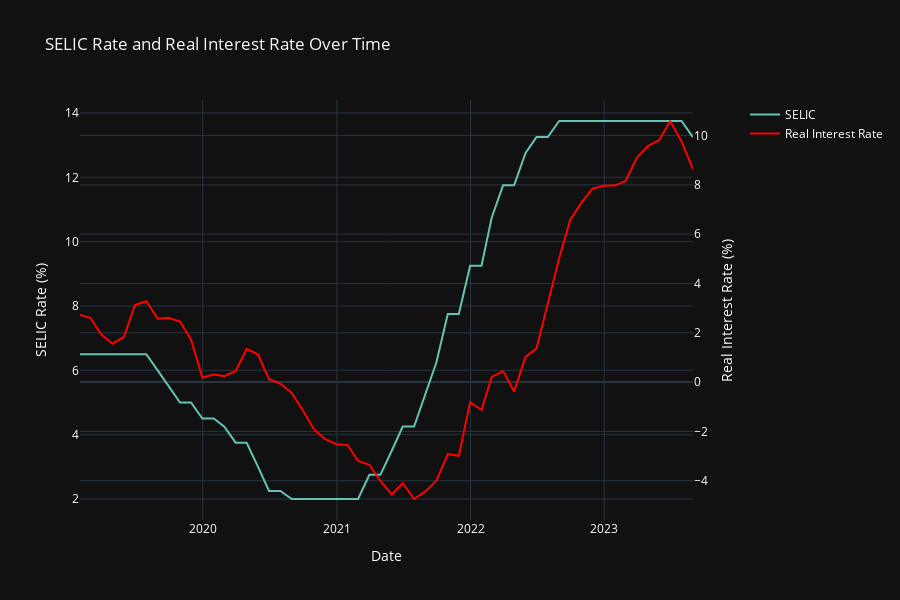

The notebook cell saved with this chart:
### Markdown cell above
#### Taxa SELIC e Taxa de Juros Real:

### Code cell
df = df_macroeconomic_book
fig_selic = sp.make_subplots(specs=[[{"secondary_y": True}]])

fig_selic.add_trace(go.Scatter(x=df['date'], y=df['selic'], name='SELIC', line=dict(color='rgb(100, 195, 181)')), secondary_y=False)
fig_selic.add_trace(go.Scatter(x=df['date'], y=df['real_interest_rate'], name='Real Interest Rate', line=dict(color='rgb(255, 0, 0)')), secondary_y=True)

fig_selic.update_layout(title_text='SELIC Rate and Real Interest Rate Over Time', template='plotly_dark', legend=dict(font=dict(color='white')), height=600)

fig_selic.update_xaxes(title='Date', title_font=dict(color='white'), tickfont=dict(color='white'))
fig_selic.update_yaxes(title='SELIC Rate (%)', secondary_y=False, title_font=dict(color='white'), tickfont=dict(color='white'))
fig_selic.update_yaxes(title='Real Interest Rate (%)', secondary_y=True, title_font=dict(color='white'), tickfont=dict(color='white'))

fig_selic.show()

### Figure 1 — Plotly figure (JSON) as saved in the notebook; plotly's stock layout.template omitted (floating-point values rounded to 4 significant figures)
{"data": [{"line": {"color": "rgb(100, 195, 181)"}, "name": "SELIC", "type": "scatter", "x": ["2019-01-31", "2019-02-28", "2019-03-31", "2019-04-30", "2019-05-31", "2019-06-30", "2019-07-31", "2019-08-31", "2019-09-30", "2019-10-31", "2019-11-30", "2019-12-31", "2020-01-31", "2020-02-29", "2020-03-31", "2020-04-30", "2020-05-31", "2020-06-30", "2020-07-31", "2020-08-31", "2020-09-30", "2020-10-31", "2020-11-30", "2020-12-31", "2021-01-31", "2021-02-28", "2021-03-31", "2021-04-30", "2021-05-31", "2021-06-30", "2021-07-31", "2021-08-31", "2021-09-30", "2021-10-31", "2021-11-30", "2021-12-31", "2022-01-31", "2022-02-28", "2022-03-31", "2022-04-30", "2022-05-31", "2022-06-30", "2022-07-31", "2022-08-31", "2022-09-30", "2022-10-31", "2022-11-30", "2022-12-31", "2023-01-31", "2023-02-28", "2023-03-31", "2023-04-30", "2023-05-31", "2023-06-30", "2023-07-31", "2023-08-31"], "xaxis": "x", "y": [6.5, 6.5, 6.5, 6.5, 6.5, 6.5, 6.5, 6, 5.5, 5, 5, 4.5, 4.5, 4.25, 3.75, 3.75, 3, 2.25, 2.25, 2, 2, 2, 2, 2, 2, 2, 2.75, 2.75, 3.5, 4.25, 4.25, 5.25, 6.25, 7.75, 7.75, 9.25, 9.25, 10.75, 11.75, 11.75, 12.75, 13.25, 13.25, 13.75, 13.75, 13.75, 13.75, 13.75, 13.75, 13.75, 13.75, 13.75, 13.75, 13.75, 13.75, 13.25], "yaxis": "y"}, {"line": {"color": "rgb(255, 0, 0)"}, "name": "Real Interest Rate", "type": "scatter", "x": ["2019-01-31", "2019-02-28", "2019-03-31", "2019-04-30", "2019-05-31", "2019-06-30", "2019-07-31", "2019-08-31", "2019-09-30", "2019-10-31", "2019-11-30", "2019-12-31", "2020-01-31", "2020-02-29", "2020-03-31", "2020-04-30", "2020-05-31", "2020-06-30", "2020-07-31", "2020-08-31", "2020-09-30", "2020-10-31", "2020-11-30", "2020-12-31", "2021-01-31", "2021-02-28", "2021-03-31", "2021-04-30", "2021-05-31", "2021-06-30", "2021-07-31", "2021-08-31", "2021-09-30", "2021-10-31", "2021-11-30", "2021-12-31", "2022-01-31", "2022-02-28", "2022-03-31", "2022-04-30", "2022-05-31", "2022-06-30", "2022-07-31", "2022-08-31", "2022-09-30", "2022-10-31", "2022-11-30", "2022-12-31", "2023-01-31", "2023-02-28", "2023-03-31", "2023-04-30", "2023-05-31", "2023-06-30", "2023-07-31", "2023-08-31"], "xaxis": "x", "y": [2.72, 2.61, 1.92, 1.56, 1.84, 3.13, 3.28, 2.57, 2.61, 2.46, 1.73, 0.19, 0.31, 0.24, 0.45, 1.35, 1.12, 0.12, -0.06, -0.44, -1.14, -1.92, -2.31, -2.52, -2.56, -3.2, -3.35, -4.01, -4.56, -4.1, -4.74, -4.43, -4, -2.92, -2.99, -0.81, -1.13, 0.21, 0.45, -0.38, 1.02, 1.36, 3.18, 5.02, 6.58, 7.28, 7.85, 7.96, 7.98, 8.15, 9.1, 9.57, 9.81, 10.59, 9.76, 8.64], "yaxis": "y2"}], "layout": {"height": 600, "legend": {"font": {"color": "white"}}, "title": {"text": "SELIC Rate and Real Interest Rate Over Time"}, "xaxis": {"anchor": "y", "domain": [0, 0.94], "tickfont": {"color": "white"}, "title": {"font": {"color": "white"}, "text": "Date"}}, "yaxis": {"anchor": "x", "domain": [0, 1], "tickfont": {"color": "white"}, "title": {"font": {"color": "white"}, "text": "SELIC Rate (%)"}}, "yaxis2": {"anchor": "x", "overlaying": "y", "side": "right", "tickfont": {"color": "white"}, "title": {"font": {"color": "white"}, "text": "Real Interest Rate (%)"}}}}
